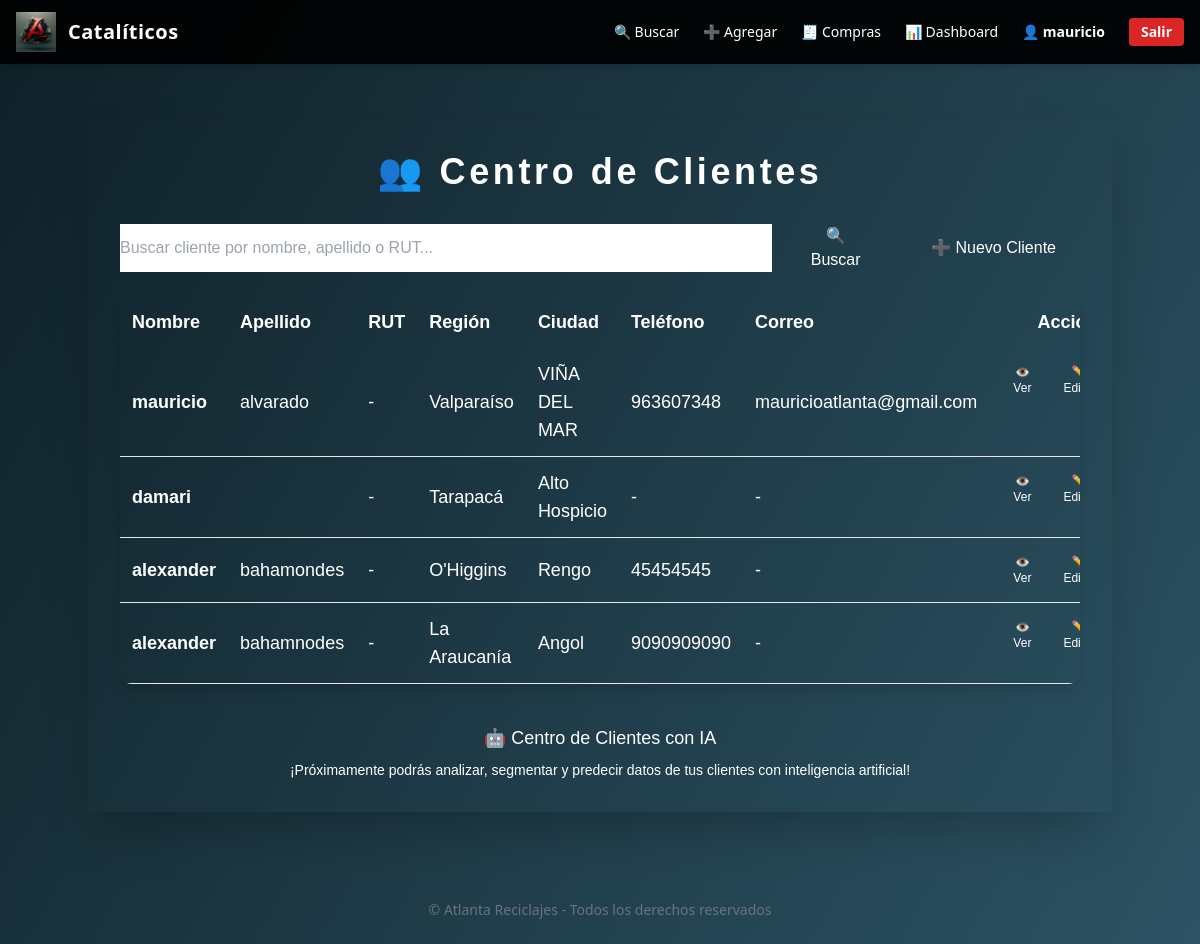
Screenshot of /cataliticos/clientes/ (signed in) with the database file from the repository.
### cataliticos/models.py (models this page shows, shortened)
class Cliente(models.Model):
    nombre = models.CharField(max_length=100)
    apellido = models.CharField(max_length=100, blank=True)
    rut = models.CharField(max_length=20, blank=True, null=True)
    telefono = models.CharField(max_length=20, blank=True)
    correo = models.EmailField(blank=True, null=True)
    direccion = models.CharField(max_length=255, blank=True)
    region = models.ForeignKey(Region, on_delete=models.SET_NULL, null=True, blank=True)
    ciudad = models.ForeignKey(Ciudad, on_delete=models.SET_NULL, null=True, blank=True)

class Region(models.Model):
    nombre = models.CharField(max_length=100, unique=True)

class Ciudad(models.Model):
    nombre = models.CharField(max_length=100)
    region = models.ForeignKey(Region, on_delete=models.CASCADE, related_name='ciudades')
    class Meta:
        unique_together = ('nombre', 'region')
        verbose_name_plural = 'Ciudades'

### cataliticos/views.py (the view)
# urls.py: path('clientes/', views.clientes_listado, name='clientes_listado'),
@login_required(login_url='cataliticos:employee_login')
def clientes_listado(request):
    q = request.GET.get('q', '').strip()
    clientes = Cliente.objects.all()
    if q:
        clientes = clientes.filter(
            models.Q(nombre__icontains=q) |
            models.Q(apellido__icontains=q) |
            models.Q(rut__icontains=q)
        )
    return render(request, 'cataliticos/clientes_listado.html', {'clientes': clientes})

### cataliticos/templates/cataliticos/clientes_listado.html (shortened to what this page needs)
{% extends 'base.html' %}
{% block content %}
<div class="max-w-5xl mx-auto p-8 glass shadow-2xl mt-10 mb-16 relative" style="font-family:'Orbitron',sans-serif;">
  <h1 class="text-4xl neon font-extrabold mb-8 text-center tracking-widest drop-shadow-lg">👥 Centro de Clientes</h1>
  <div class="mb-6 flex flex-col md:flex-row md:items-center md:justify-between gap-4">
    <form method="get" class="flex-1 flex gap-2">
      <input type="text" name="q" value="{{ request.GET.q|default:'' }}" placeholder="Buscar cliente por nombre, apellido o RUT..." class="futuristic-input w-full" autocomplete="off">
      <button type="submit" class="futuristic-btn px-6">🔍 Buscar</button>
    </form>
    <a href="{% url 'cataliticos:crear_cliente' %}" class="futuristic-btn px-6">➕ Nuevo Cliente</a>
  </div>
  <div class="overflow-x-auto rounded-xl shadow-lg bg-black/30">
    <table class="min-w-full text-white text-lg">
      <thead class="bg-cyan-900/80">
        <tr>
          <th class="p-3 text-left neon">Nombre</th>
          <th class="p-3 text-left neon">Apellido</th>
          <th class="p-3 text-left neon">RUT</th>
          <th class="p-3 text-left neon">Región</th>
          <th class="p-3 text-left neon">Ciudad</th>
          <th class="p-3 text-left neon">Teléfono</th>
          <th class="p-3 text-left neon">Correo</th>
          <th class="p-3 text-center neon">Acciones</th>
        </tr>
      </thead>
      <tbody>
        {% for cliente in clientes %}
        <tr class="border-b border-cyan-800/30 hover:bg-cyan-900/30 transition">
          <td class="p-3 font-bold">{{ cliente.nombre }}</td>
          <td class="p-3">{{ cliente.apellido }}</td>
          <td class="p-3">{{ cliente.rut|default:'-' }}</td>
          <td class="p-3">{{ cliente.region.nombre|default:'-' }}</td>
          <td class="p-3">{{ cliente.ciudad.nombre|default:'-' }}</td>
          <td class="p-3">{{ cliente.telefono|default:'-' }}</td>
          <td class="p-3">{{ cliente.correo|default:'-' }}</td>
          <td class="p-3 text-center flex gap-2 justify-center">
            <a href="{% url 'cataliticos:ver_cliente' cliente.id %}" class="futuristic-btn px-3 py-1 text-xs">👁️ Ver</a>
            <a href="{% url 'cataliticos:editar_cliente' cliente.id %}" class="futuristic-btn px-3 py-1 text-xs">✏️ Editar</a>
          </td>
        </tr>
        {% empty %}
        <tr><td colspan="8" class="text-center text-cyan-200 py-8">No hay clientes registrados.</td></tr>
        {% endfor %}
      </tbody>
    </table>
  </div>
  <div class="mt-10 text-center">
    <a href="#" class="futuristic-btn px-8 py-3 text-lg" onclick="alert('Próximamente: Centro de Clientes con IA 🤖✨');return false;">🤖 Centro de Clientes con IA</a>
    <p class="text-cyan-300 mt-2 text-sm">¡Próximamente podrás analizar, segmentar y predecir datos de tus clientes con inteligencia artificial!</p>
  </div>
</div>
{% endblock %}

### cataliticos/templates/base.html (shortened to what this page needs)
<!DOCTYPE html>
<html lang="es">
<head>
    {% load static %}
    <link href="https://cdn.jsdelivr.net/npm/tailwindcss@2.2.19/dist/tailwind.min.css" rel="stylesheet">
    <link rel="stylesheet" href="{% static 'css/styles.css' %}">
</head>
<body class="bg-gray-900 text-white font-sans overflow-visible">
    <header class="bg-black bg-opacity-90 backdrop-blur-md shadow-md fixed w-full z-50 top-0">
        <div class="max-w-7xl mx-auto flex items-center justify-between px-4 py-3">
            <a href="{% url 'cataliticos:dashboard' %}" class="flex items-center space-x-3">
                <img src="{% static 'img/logo.png' %}" alt="Logo" class="h-10 w-auto">
                <span class="text-xl font-bold tracking-wide text-cyan-400">Catalíticos</span>
            </a>
            <nav class="hidden md:flex space-x-6 text-sm items-center">
                {% if user.is_authenticated %}
                  <a href="{% url 'cataliticos:listado' %}" class="hover:text-cyan-400 transition">🔍 Buscar</a>
                  <a href="{% url 'cataliticos:crear' %}" class="hover:text-cyan-400 transition">➕ Agregar</a>
                  <a href="{% url 'cataliticos:listado_compras' %}" class="hover:text-cyan-400 transition">🧾 Compras</a>
                  <a href="{% url 'cataliticos:dashboard' %}" class="hover:text-cyan-400 transition">📊 Dashboard</a>
                  <span class="ml-4 text-cyan-300 font-semibold">👤 {{ user.username }}</span>
                  <a href="{% url 'cataliticos:employee_logout' %}" class="ml-2 px-3 py-1 rounded bg-red-600 hover:bg-red-700 text-white font-bold transition">Salir</a>
                {% else %}
                  <a href="{% url 'cataliticos:employee_login' %}" class="ml-4 px-3 py-1 rounded bg-cyan-600 hover:bg-cyan-700 text-white font-bold transition">Acceder</a>
                {% endif %}
            </nav>
        </div>
    </header>
    <main class="pt-20 px-4 md:px-10">
        {% block content %}{% endblock %}
    </main>
    <footer class="text-center text-sm text-gray-500 mt-12 py-6">
        &copy; {{ now|date:"Y" }} Atlanta Reciclajes - Todos los derechos reservados
    </footer>
</body>
</html>

### cataliticos/templates/base.html (style rules this page uses)
html, body { min-height: 100vh; height: 100%; }
body { background: linear-gradient(120deg, #0f2027 0%, #2c5364 100%) !important; background-color: #0f2027 !important; }
main, .glass, .container { background: transparent !important; }

### rows the page displays
Cliente: nombre "mauricio", apellido "alvarado", rut "-", region.nombre "Valparaíso", ciudad.nombre "VIÑA DEL MAR", telefono "963607348", correo "mauricioatlanta@gmail.com"
Cliente: nombre "damari", rut "-", region.nombre "Tarapacá", ciudad.nombre "Alto Hospicio", telefono "-", correo "-"
Cliente: nombre "alexander", apellido "bahamondes", rut "-", region.nombre "O'Higgins", ciudad.nombre "Rengo", telefono "45454545", correo "-"
Cliente: nombre "alexander", apellido "bahamnodes", rut "-", region.nombre "La Araucanía", ciudad.nombre "Angol", telefono "9090909090", correo "-"

### other values shown
{{ user.username }} "mauricio"
